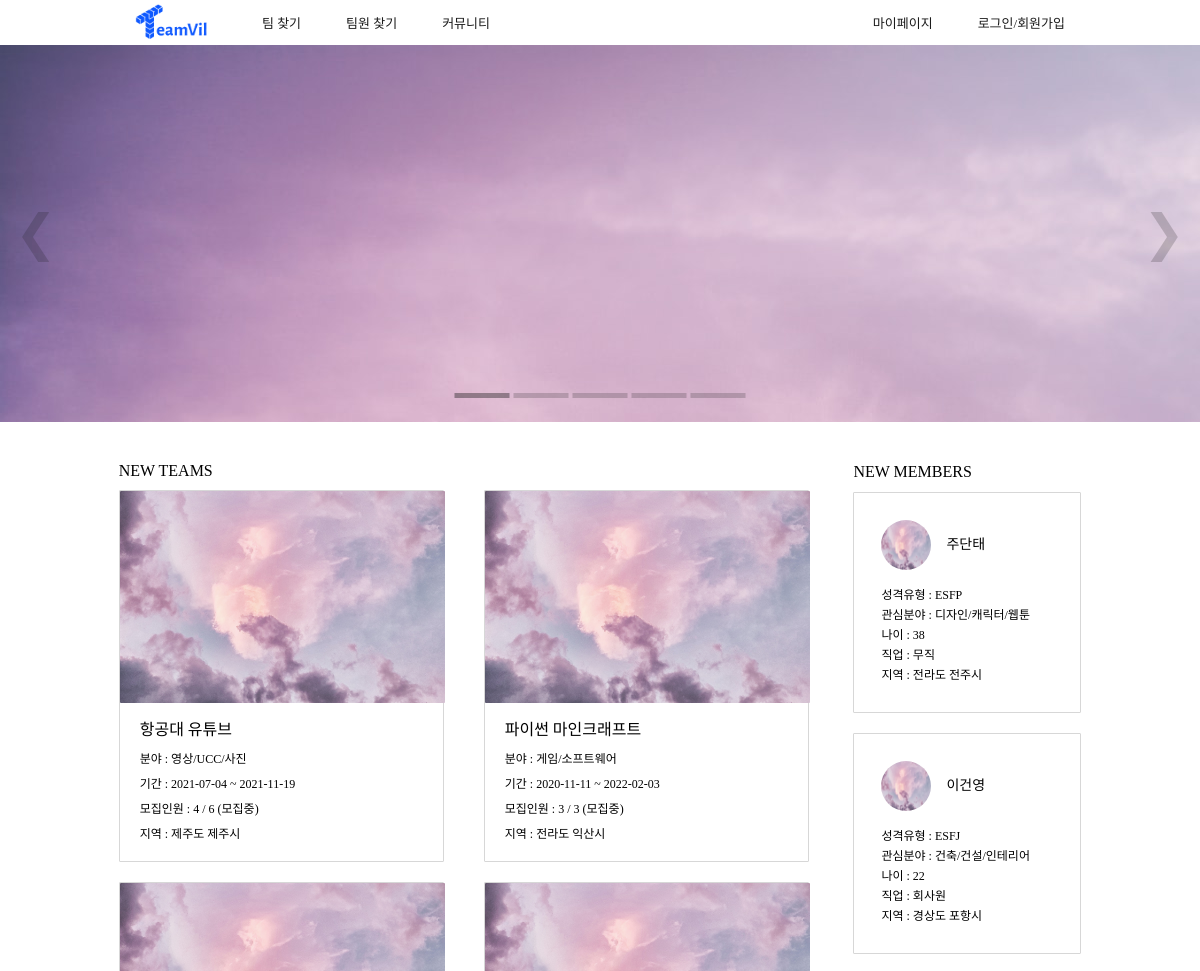
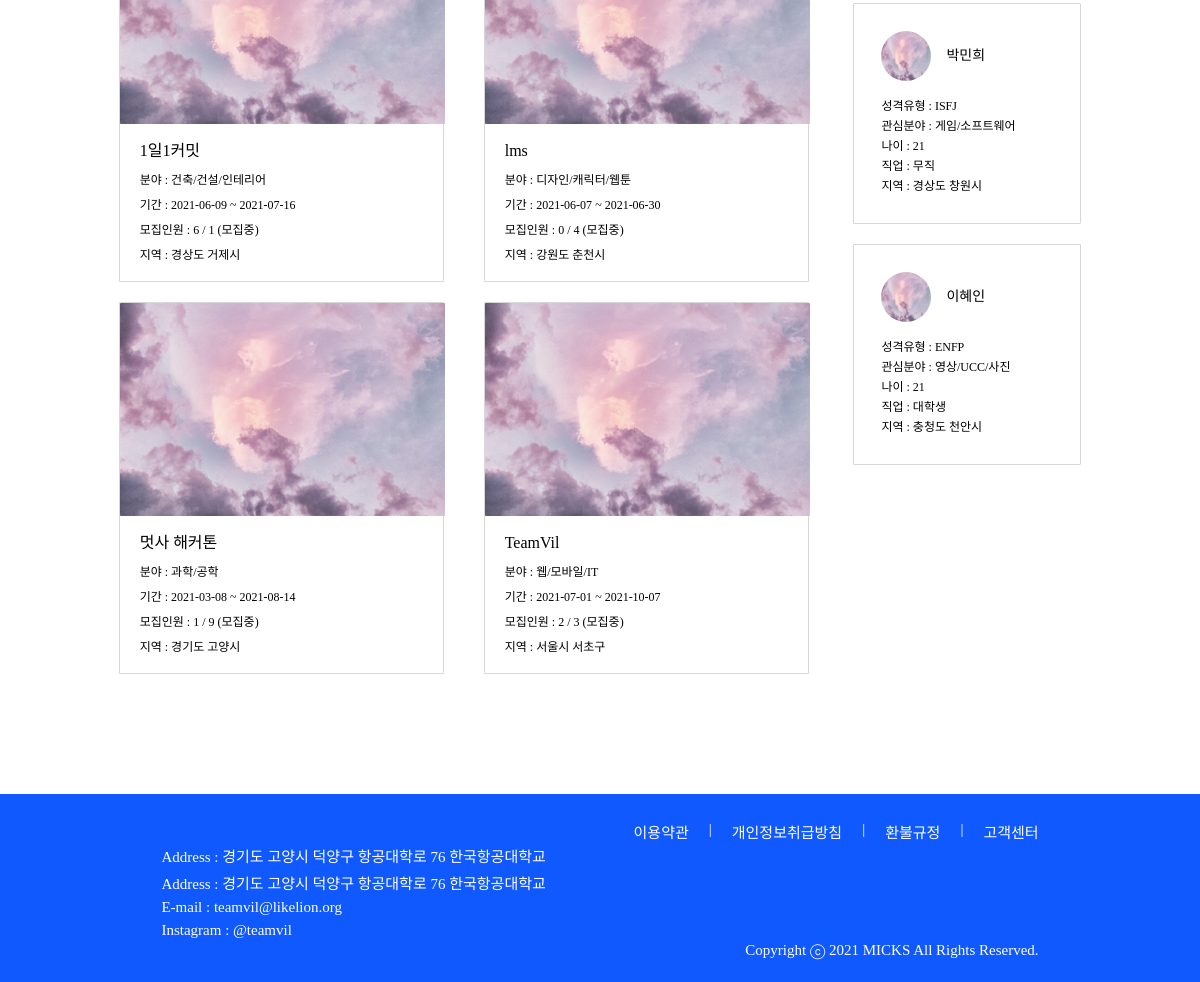
The page / on the database its author committed (2 pictures, top to bottom).
### project/models.py (models this page shows, shortened)
class Project(models.Model):
    user_id = models.ForeignKey(User, on_delete = models.PROTECT, db_column="user_id")
    use = models.IntegerField()
    isEnd = models.IntegerField()
    type = models.IntegerField()
    title = models.CharField(max_length=100)
    desc = models.CharField(max_length=100)
    field1_id = models.ForeignKey('home.Field1', on_delete = models.CASCADE, db_column="field1_id")
    field2 = models.CharField(max_length=20)
    region1_id = models.ForeignKey('home.Region1', on_delete = models.CASCADE, db_column="region1_id")
    region2_id = models.ForeignKey('home.Region2', on_delete = models.CASCADE, db_column="region2_id")
    mem_total = models.IntegerField()
    mem_now = models.IntegerField()
    mem_duty = models.IntegerField()
    start_date = models.DateField()
    end_date = models.DateField()
    state = models.IntegerField()
    school = models.CharField(max_length=45, blank=True)
    content = models.TextField()
    isLink = models.IntegerField()
    isFile = models.IntegerField()
    education_id = models.ForeignKey('home.Education', on_delete = models.CASCADE, db_column="education_id", null=True)
    view_cnt = models.IntegerField(default=0)

### home/models.py (models this page shows, shortened)
class Field1(models.Model):
    field1 = models.CharField(max_length=20)

class Region1(models.Model):
    region1 = models.CharField(max_length=20)

class Region2(models.Model):
    region1_id = models.ForeignKey(Region1, on_delete = models.CASCADE, db_column="region1_id")
    region2 = models.CharField(max_length=20)

### account/models.py (models this page shows, shortened)
class Profile(models.Model):
    user_id = models.ForeignKey(User, on_delete = models.CASCADE, db_column="user_id")
    name = models.CharField(max_length=25)
    mbti_id = models.ForeignKey(Mbti, on_delete = models.CASCADE, db_column="mbti_id")
    mbti_detail = models.CharField(max_length=100, null=True)
    email = models.CharField(max_length=45)
    phone = models.CharField(max_length=15)
    birthday = models.DateField()
    region1_id = models.ForeignKey(Region1, on_delete = models.CASCADE, db_column="region1_id")
    region2_id = models.ForeignKey(Region2, on_delete = models.CASCADE, db_column="region2_id")
    openPhone = models.IntegerField()
    openEmail = models.IntegerField()
    term_id = models.ForeignKey(Term, on_delete = models.CASCADE, db_column="term_id")
    field1_id = models.ForeignKey(Field1, on_delete = models.CASCADE, db_column="field1_id")
    field2 = models.CharField(max_length=20)
    state = models.IntegerField()
    job_id = models.ForeignKey(Job, on_delete = models.CASCADE, db_column="job_id")
    education_id = models.ForeignKey(Education, on_delete = models.CASCADE, db_column="education_id", null=True)
    isLink = models.IntegerField()
    isFile = models.IntegerField()
    isCarrer = models.IntegerField()
    pr = models.TextField(null=True)
    register = models.DateTimeField()
    photo = models.FileField()
    isReview = models.IntegerField()
    view_cnt = models.IntegerField(default=0)

class Mbti(models.Model):
    mbti = models.CharField(max_length=4)
    mbti_cnt = models.IntegerField(default=0)

class Job(models.Model):
    job = models.CharField(max_length=20)

### home/views.py (the view)
# urls.py: 2. Add a URL to urlpatterns:  path('', views.home, name='home')
def home(request):
    projects = Project.objects.all().order_by('-id')[:8]
    profiles = Profile.objects.all().order_by('-id')[:4]
    return render(request, "home.html", {'profiles':profiles, "projects":projects })

### teamvil/templatetags/custom_tags.py (called while the page is built)
@register.simple_tag
def getAge(birthday):
    now = int(datetime.datetime.today().year)
    birthday = int(birthday.strftime('%Y'))
    return now - birthday

### home/templates/home.html (shortened to what this page needs)
<!DOCTYPE html>
{% load custom_tags %}
{% load static %}
<html lang="en">
<head>
    <link rel="stylesheet" href="{% static 'css/base.css' %}">
    <link rel="stylesheet" href="{% static 'css/home.css' %}">
</head>
<body>
    {% include 'navbar.html' %}
    <div class="home-slide-container">
        <div class="home-slide-item fade" style="display: block;">
            <div class="home-slide-img-container">
                <img class="home-slide-img" src="{% static 'image/home_slide_img_1.jpg' %}" alt="">
            </div>
        </div>
        <a class="home-slide-prev" onclick="plusSlide(-1)">&#10094;</a>
        <a class="home-slide-next" onclick="plusSlide(1)">&#10095;</a>
        <div class="home-slide-dot-container">
            <span class="home-slide-dot" onclick="currentSlide(1)"></span>
            <span class="home-slide-dot" onclick="currentSlide(2)"></span>
            <span class="home-slide-dot" onclick="currentSlide(3)"></span>
            <span class="home-slide-dot" onclick="currentSlide(4)"></span>
            <span class="home-slide-dot" onclick="currentSlide(5)"></span>
        </div>
    </div>
    <div class="margin home-latest-info-wrap">
        <div class="home-latest-info-wrap-container">
            <div class="home-latest-info-container">
                <section class="home-latest-team-container">
                    <div class="home-latest-team-head">
                        <p class="home-latest-team-head-text spoqa-medium">NEW TEAMS</p>
                    </div>
                    <div class="home-latest-team-table">
                        <div class="home-latest-team-table-item">
                            {% for project in projects %}
                                <article class="home-latest-team-item">
                                    <img class="home-latest-team-image" src="{% static 'image/cloud.jpg' %}" alt="">
                                    <div class="home-latest-team-item-text">
                                        <p class="home-latest-team-item-title spoqa-medium">{{project.title}}</p>
                                        <p class="home-latest-team-item-content spoqa-regular">분야 : {{project.field1_id.field1}}</p>
                                        <p class="home-latest-team-item-content spoqa-regular">기간 : {{project.start_date|date:"Y-m-d"}} ~ {{project.end_date|date:"Y-m-d"}}</p>
                                        <p class="home-latest-team-item-content spoqa-regular">모집인원 : {{project.mem_now}} / {{project.mem_duty}}
                                            {% if project.state == 1%}
                                                (모집중)
                                            {% else %}
                                                (모집완료)
                                            {% endif %}
                                        </p>
                                        <p class="home-latest-team-item-content spoqa-regular">지역 : {{project.region1_id.region1}} {{project.region2_id.region2}}</p>
                                    </div>
                                </article>
                            {% endfor %}
                        </div>
                    </div>
                </section>
                <section class="home-latest-member-container">
                    <div class="home-latest-member-head">
                        <p class="home-latest-member-head-text spoqa-medium">NEW MEMBERS</p>
                    </div>
                    <div class="home-latest-member-table">
                        <div class="home-latest-member-table-item">
                        {% for profile in profiles %}
                            <article class="home-latest-member-item">
                                <div class="home-latest-member-profile-container">
                                    <div class="home-latest-member-name-container">
                                        <img class="home-latest-member-image" src="{% static 'image/cloud.jpg' %}" alt="">
                                        <p class="spoqa-medium">{{profile.name}}</p>
                                    </div>
                                </div>
                                <p>성격유형 : {{profile.mbti_id.mbti}}</p>
                                <p>관심분야 : {{profile.field1_id.field1}}</p>
                                <p>나이 : {% getAge profile.birthday %}</p>
                                <p>직업 : {{ profile.job_id.job }}</p>
                                <p>지역 : {{ profile.region1_id.region1 }} {{ profile.region2_id.region2 }}</p>
                            </article>
                        {% endfor %}
                        </div>
                    </div>
                </section>
            </div>
        </div>
    </div>
    {% include 'footer.html' %}
</body>
</html>

### teamvil/templates/navbar.html
{% load static %}
<nav class="navbar-nav-container">
    <div class="navbar-left-container">
        <a href="{% url 'home' %}"><img class="navbar-logo" src="{% static 'image/Logo.png' %}" alt=""></a>
        <ul class="navbar-menu-container spoqa-regular">
            <li class="navbar-menu-item"><a href="{% url 'team_search' %}">팀 찾기</a></li>
            <li class="navbar-menu-item"><a href="{% url 'member_search' %}">팀원 찾기</a></li>
            <li class="navbar-menu-item"><a href="{% url 'team_new_back_S' %}">커뮤니티</a></li>
        </ul>
    </div>
    <ul class="navbar-my-container spoqa-regular">
        <li class="navbar-my-item"><a href="">마이페이지</a></li>
        {% if user.is_authenticated %}
            <li class="navbar-my-item"><a href="{% url 'logout_back' %}">로그아웃</a></li>
        {% else %}
            <li class="navbar-my-item"><a href="{% url 'login_back' %}">로그인/</a><a href="{% url 'signup_back'  %}">회원가입</a></li>
        {% endif %}
    </ul>
</nav>

### teamvil/templates/footer.html
{% load static %}
<footer class="spoqa-light">
    <div class="footer-link">
        <a href="">이용약관</a>
        <p>|</p>
        <a href="">개인정보취급방침</a>
        <p>|</p>
        <a href="">환불규정</a>
        <p>|</p>
        <a href="">고객센터</a>
    </div>
    <div class="footer-info">
        <p>Address : 경기도 고양시 덕양구 항공대학로 76 한국항공대학교</p>
        <p>Address : 경기도 고양시 덕양구 항공대학로 76 한국항공대학교</p>
        <p>E-mail : teamvil@likelion.org</p>
        <p>Instagram : @teamvil</p>
    </div>
    <div class="footer-copyright">
        <p>Copyright ⓒ 2021 MICKS All Rights Reserved.</p>
    </div>
</footer>

### teamvil/static/css/base.css (style rules this page uses)
* { margin: 0; padding: 0; }
.margin { margin: 0px 118.6875px; }
.active { display: block; }
.spoqa-light { font-family: 'Spoqa Han Sans Neo', 'sans-serif'; font-weight: 300; }
.spoqa-regular { font-family: 'Spoqa Han Sans Neo', 'sans-serif'; font-weight: 400; }
.spoqa-medium { font-family: 'Spoqa Han Sans Neo', 'sans-serif'; font-weight: 500; }
ul { list-style: none; padding: 0; margin: 0; }
a { text-decoration: none; color: #1B1B1B; }
li a { font-size: 13px; }
.navbar-nav-container { display: flex; justify-content: space-between; align-items: center; height: 45.10125px; padding: 0px 135px; box-shadow: 0px 1.5825px 3.165px rgba(0, 0, 0, 0.15); font-size: 0; }
.navbar-left-container { display: flex; justify-content: space-between; align-items: center; width: 400px; flex-shrink: 0; }
.navbar-logo { width: 72.795px; height: 37.362825; }
.navbar-menu-container { display: flex; justify-content: space-between; }
.navbar-my-container { display: flex; justify-content: space-between; }
.navbar-menu-item { margin-right: 45px; flex-shrink: 0; }
.navbar-my-item { margin-left: 45px; flex-shrink: 0; }
footer { padding: 0 161.415px; display: block; color: #ffffff; background-color: #0f59ff; }
.footer-link { padding-top: 26.9025px; display: flex; justify-content: flex-end; }
.footer-link a { color: #ffffff; font-size: 15px; }
.footer-link p { padding: 0 20px; font-size: 15px; }
.footer-info p { padding: 3px 0; font-size: 15px; }
.footer-copyright { display: flex; justify-content: flex-end; padding-bottom: 22.94625px; }
.footer-copyright p { font-size: 15px; }

### home/static/css/home.css (style rules this page uses)
* { box-sizing: border-box; }
.home-slide-container { position: relative; width: 100%; }
.home-slide-item { height: 376.635px; display: none; overflow: hidden; }
.home-slide-prev, .home-slide-next { position: absolute; top: 50%; transform: translate(0, -50%); font-size: 50px; padding: 15px; cursor: pointer; color: rgba(27, 27, 27, 0.2); transition: 0.1s; user-select: none; }
.home-slide-next { right: 0; }
.home-slide-dot-container { position: absolute; left: 50%; transform: translate(-50%); bottom: 20px; cursor: pointer; }
.home-slide-dot { display: inline-block; width: 55px; height: 5px; margin: 0; background: rgba(27, 27, 27, 0.2); cursor: pointer; }
.active, .home-slide-dot:hover { background: rgba(27, 27, 27, 0.4); }
.fade { -webkit-animation-name: fade; -webkit-animation-duration: 1.5s; animation-name: fade; animation-duration: 1.5s; }
.home-latest-info-wrap { display: flex; justify-content: center; }
@media (min-width: 1190px) and (max-width: 1473.6px) { .home-latest-info-wrap-container { width: 1000.225px; } }
.home-latest-team-head, .home-latest-member-head { margin-top: 40px; margin-bottom: 10px; }
.home-latest-team-head-text, .home-latest-member-head-text { font-size: 16px; }
.home-latest-info-container { display: flex; justify-content: space-between; margin-bottom: 100px; flex-wrap: wrap; }
.home-latest-team-table { width: 690px; }
.home-latest-team-table-item { display: flex; flex-wrap: wrap; justify-content: space-between; }
.home-latest-team-item { width: 324.985px; height: 371.8875px; border: 1px solid #D7D7D7; border-radius: 1px; margin-bottom: 20px; }
.home-latest-team-image { width: 324.985px; height: 212.055px; border-radius: 1px; }
.home-latest-team-item-text { padding: 10px 20px; line-height: 25px; }
.home-latest-team-item-title { display: inline-block; font-size: 16px; margin-bottom: 5px; }
.home-latest-team-item-content { font-size: 12px; }
.home-latest-member-container { font-size: 12px; line-height: 20px; }
@media (min-width: 1190px) and (max-width: 1473.6px) { .home-latest-member-table { width: 227.88px; } }
.home-latest-member-table-item { display: flex; flex-wrap: wrap; justify-content: space-between; }
.home-latest-member-item { display: inline-table; width: 227.88px; height: 177.24px; border: 1px solid #D7D7D7; border-radius: 1px; padding: 27px; margin-bottom: 20px; }
.home-latest-member-profile-container { margin-bottom: 15px; font-size: 14px; }
.home-latest-member-name-container { display: flex; align-items: center; }
.home-latest-member-image { width: 50px; height: 50px; border-radius: 75px; margin-right: 15px; }

### rows shown on the page
Project: title "항공대 유튜브", field1_id.field1 "영상/UCC/사진", start_date "2021-07-04", end_date "2021-11-19", mem_now "4", mem_duty "6", state "(모집중)", region1_id.region1 "제주도", region2_id.region2 "제주시"
Project: title "파이썬 마인크래프트", field1_id.field1 "게임/소프트웨어", start_date "2020-11-11", end_date "2022-02-03", mem_now "3", mem_duty "3", state "(모집중)", region1_id.region1 "전라도", region2_id.region2 "익산시"
Project: title "1일1커밋", field1_id.field1 "건축/건설/인테리어", start_date "2021-06-09", end_date "2021-07-16", mem_now "6", mem_duty "1", state "(모집중)", region1_id.region1 "경상도", region2_id.region2 "거제시"
Project: title "lms", field1_id.field1 "디자인/캐릭터/웹툰", start_date "2021-06-07", end_date "2021-06-30", mem_now "0", mem_duty "4", state "(모집중)", region1_id.region1 "강원도", region2_id.region2 "춘천시"
Project: title "멋사 해커톤", field1_id.field1 "과학/공학", start_date "2021-03-08", end_date "2021-08-14", mem_now "1", mem_duty "9", state "(모집중)", region1_id.region1 "경기도", region2_id.region2 "고양시"
Project: title "TeamVil", field1_id.field1 "웹/모바일/IT", start_date "2021-07-01", end_date "2021-10-07", mem_now "2", mem_duty "3", state "(모집중)", region1_id.region1 "서울시", region2_id.region2 "서초구"
Profile: name "주단태", mbti_id.mbti "ESFP", field1_id.field1 "디자인/캐릭터/웹툰", birthday "38", job_id.job "무직", region1_id.region1 "전라도", region2_id.region2 "전주시"
Profile: name "이건영", mbti_id.mbti "ESFJ", field1_id.field1 "건축/건설/인테리어", birthday "22", job_id.job "회사원", region1_id.region1 "경상도", region2_id.region2 "포항시"
Profile: name "박민희", mbti_id.mbti "ISFJ", field1_id.field1 "게임/소프트웨어", birthday "21", job_id.job "무직", region1_id.region1 "경상도", region2_id.region2 "창원시"
Profile: name "이혜인", mbti_id.mbti "ENFP", field1_id.field1 "영상/UCC/사진", birthday "21", job_id.job "대학생", region1_id.region1 "충청도", region2_id.region2 "천안시"
